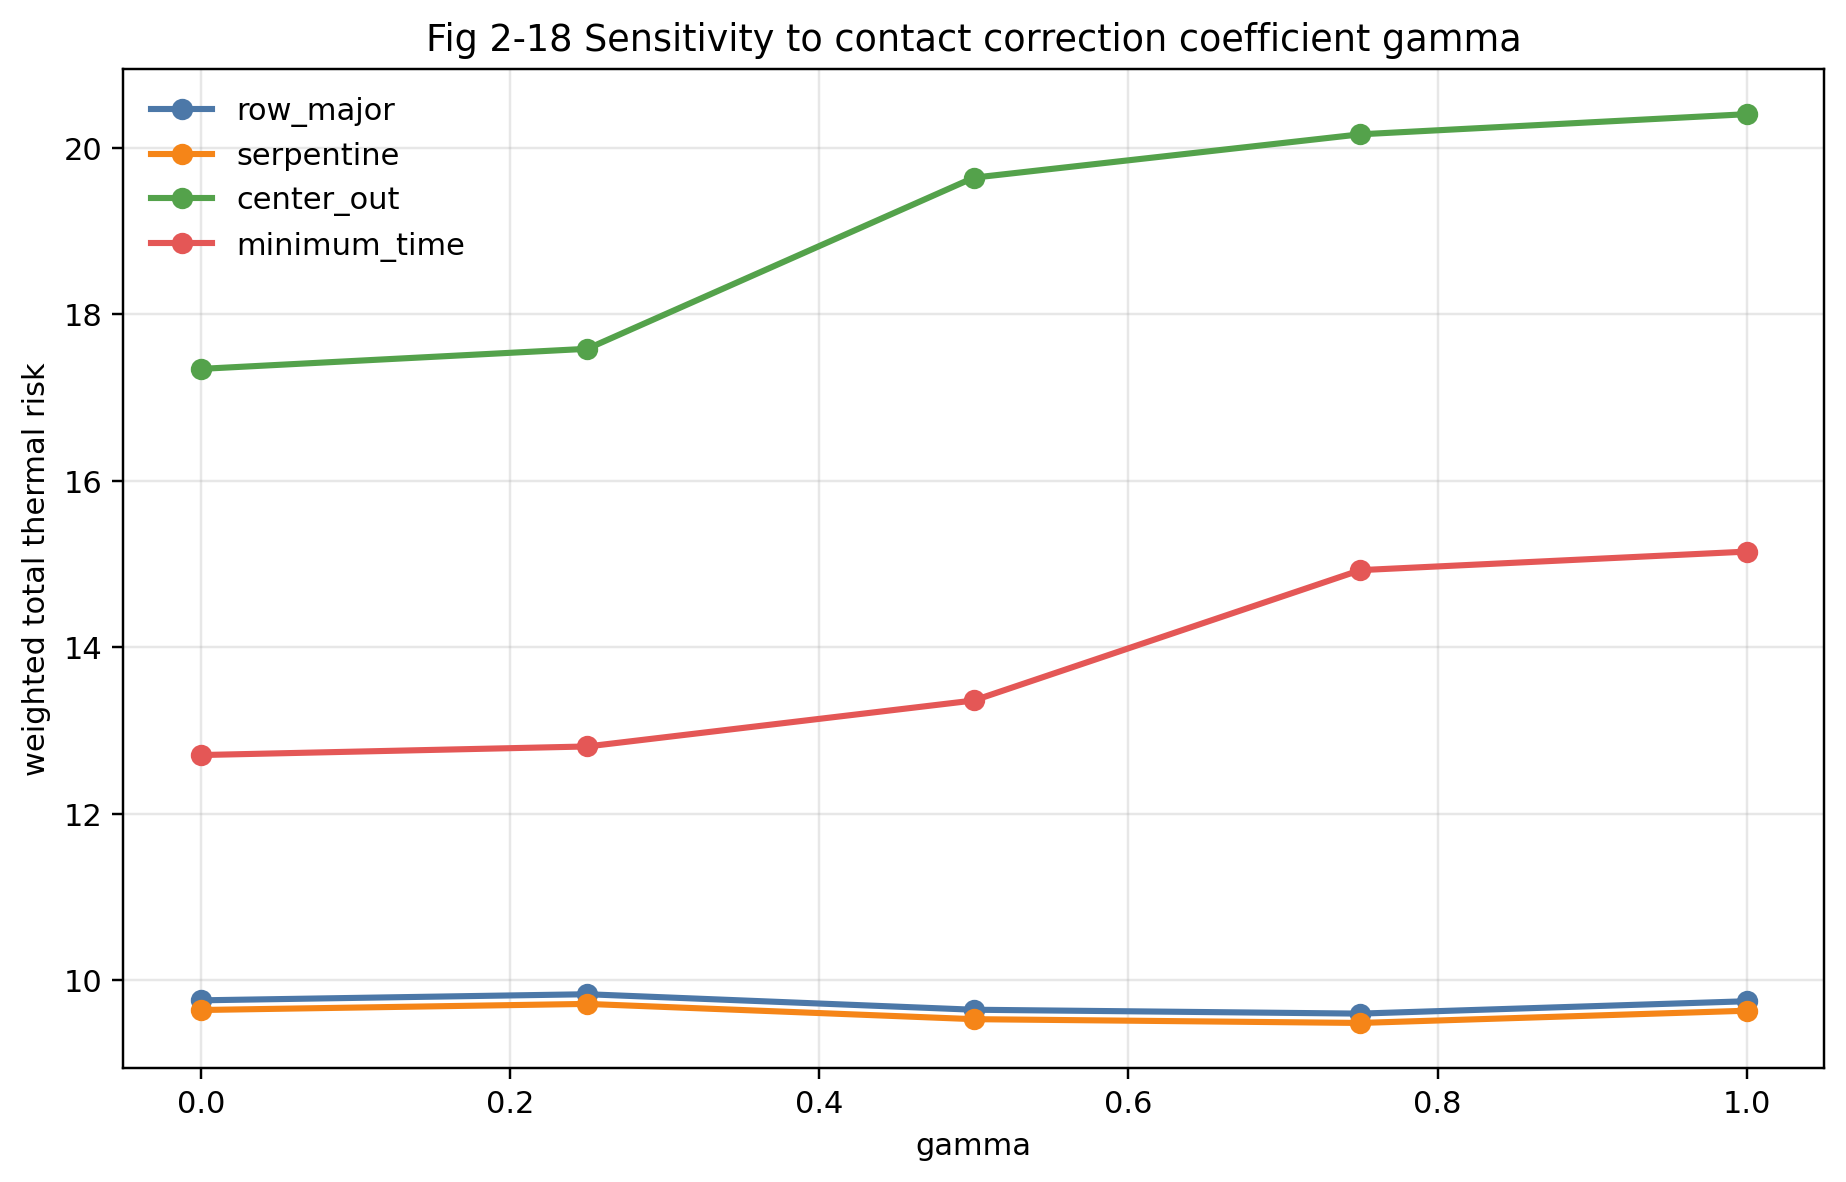

The script that saved this image:
from __future__ import annotations

import csv
import sys
from pathlib import Path

import matplotlib.pyplot as plt

COMMON_DIR = Path(__file__).resolve().parents[1] / "common"
if str(COMMON_DIR) not in sys.path:
    sys.path.insert(0, str(COMMON_DIR))

from q2_visualization_common import SCHEME_COLORS, SCHEME_ORDER, save_metadata  # noqa: E402


OUTPUT_DIR = Path(__file__).resolve().parent
INPUT_CSV = (
    Path(__file__).resolve().parents[2]
    / "sensitivity_analysis"
    / "model_parameters"
    / "gamma"
    / "gamma_overall_summary.csv"
)


def load_rows():
    with INPUT_CSV.open("r", encoding="utf-8-sig", newline="") as f:
        return list(csv.DictReader(f))


def main() -> None:
    rows = load_rows()
    x_values = sorted({float(row["parameter_value"]) for row in rows})
    fig, ax = plt.subplots(figsize=(8.5, 5.5))
    for scheme in SCHEME_ORDER:
        ys = [
            next(float(row["weighted_sum_total_risk"]) for row in rows if row["scheme_name"] == scheme and float(row["parameter_value"]) == x)
            for x in x_values
        ]
        ax.plot(x_values, ys, marker="o", linewidth=2, color=SCHEME_COLORS[scheme], label=scheme)
    ax.set_title("Fig 2-18 Sensitivity to contact correction coefficient gamma")
    ax.set_xlabel("gamma")
    ax.set_ylabel("weighted total thermal risk")
    ax.grid(alpha=0.3)
    ax.legend(frameon=False)
    output_path = OUTPUT_DIR / "fig2_18_gamma_sensitivity.png"
    fig.tight_layout()
    fig.savefig(output_path, dpi=220, bbox_inches="tight")
    plt.close(fig)
    save_metadata(OUTPUT_DIR / "fig2_18_gamma_sensitivity.json", {"figure_id": "fig2_18", "input_csv": str(INPUT_CSV), "output_image": str(output_path)})
    print(f"Wrote {output_path}")


if __name__ == "__main__":
    main()
